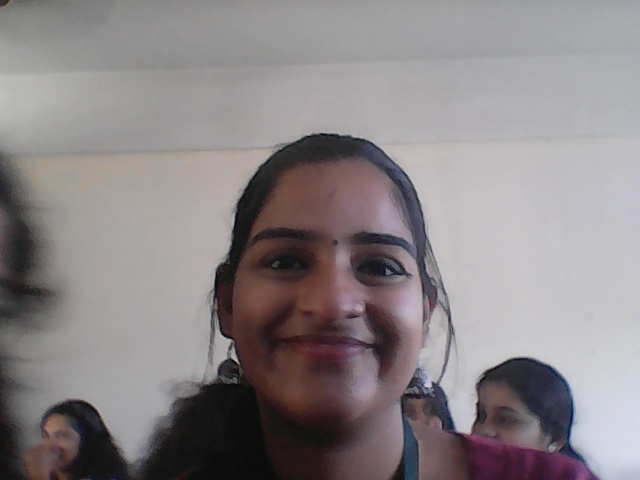
#> input picture attendance-system/dataset/Abhinaya/0.jpg, 640 x 480 px, found by its file name; its folder holds only this picture in this run
$ python preprocess_faces.py
#> lines starting #> are read from the running program, lines starting #| are printed output that depends on the picture
import cv2
import os

# ✅ Define paths
DATASET_PATH = "dataset"
PREPROCESS_PATH = "preprocess_dataset"
IMG_SIZE = 200  # ✅ Fixed size for training

# ✅ Create preprocess dataset folder if it doesn’t exist
os.makedirs(PREPROCESS_PATH, exist_ok=True)

# ✅ Check if dataset exists
if not os.path.exists(DATASET_PATH):
    print("❌ Error: Dataset folder not found!")
    exit(1)

# ✅ Process each student's folder
for student_id in os.listdir(DATASET_PATH):
    student_folder = os.path.join(DATASET_PATH, student_id)

    if not os.path.isdir(student_folder):
        continue  # ✅ Skip non-folder files

    preprocess_student_folder = os.path.join(PREPROCESS_PATH, student_id)
    os.makedirs(preprocess_student_folder, exist_ok=True)  # ✅ Create folder in preprocess dataset

    print(f"📂 Processing images for Student ID: {student_id}")

    for img_name in os.listdir(student_folder):
        img_path = os.path.join(student_folder, img_name)
        preprocess_img_path = os.path.join(preprocess_student_folder, img_name)

        # ✅ Load image
        img = cv2.imread(img_path)
#> img is the input picture: shape (480, 640, 3); mean B, G, R 134.4, 132.6, 138.7
        if img is None:
            print(f"⚠️ Skipping invalid image: {img_path}")
            continue

        # ✅ Convert to grayscale
        gray = cv2.cvtColor(img, cv2.COLOR_BGR2GRAY)
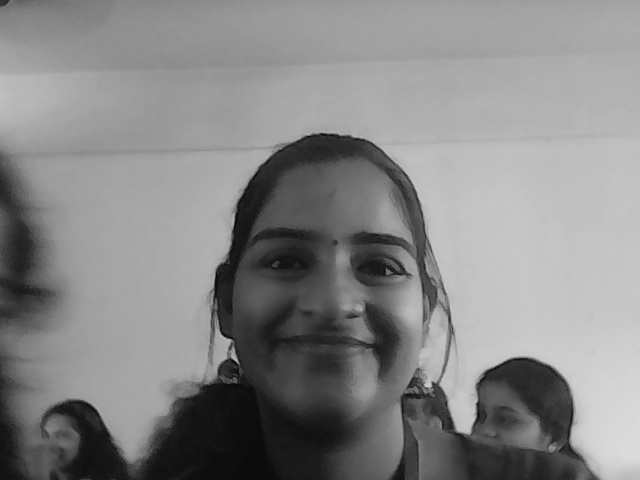
#> gray: shape (480, 640); min 7, max 219, mean 134.7

        # ✅ Resize to uniform size
        resized = cv2.resize(gray, (IMG_SIZE, IMG_SIZE))
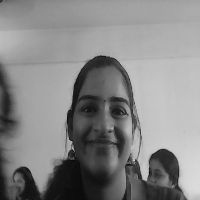
#> resized: shape (200, 200); min 10, max 218, mean 134.6

        # ✅ Save the preprocessed image in the new dataset
        cv2.imwrite(preprocess_img_path, resized)

    print(f"✅ Preprocessing complete for {student_id}\n")
#> pass 2 of the loop `for student_id in os.listdir(DATASET_PATH):`:
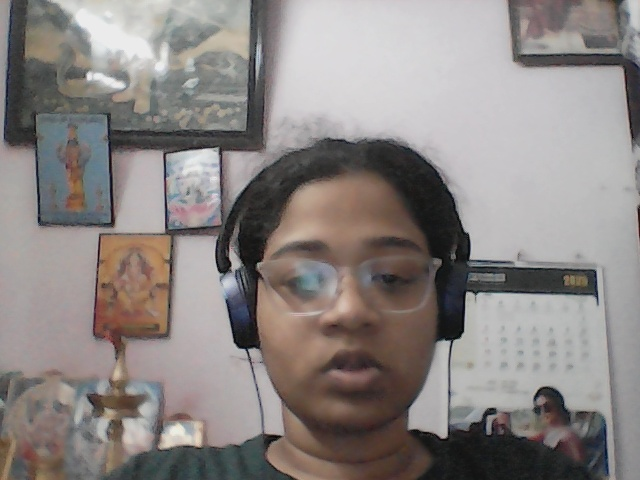
#> input picture attendance-system/dataset/Arya/10.jpg, 640 x 480 px, found by its file name
#> img is the input picture: shape (480, 640, 3); mean B, G, R 131.5, 133.6, 139.8
#> `gray = cv2.cvtColor(img, cv2.COLOR_BGR2GRAY)`:
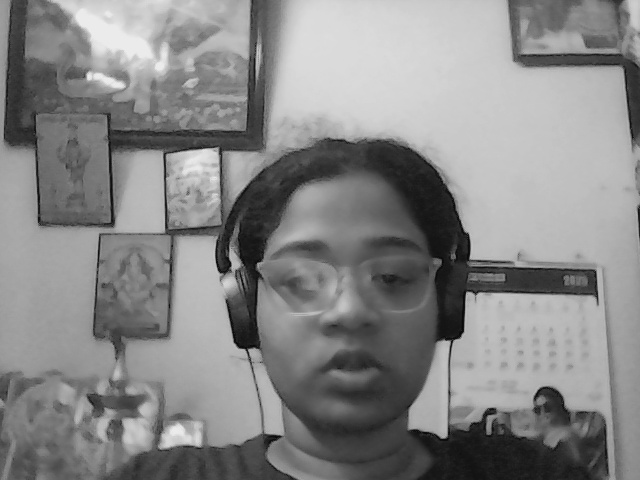
#> gray: shape (480, 640); min 7, max 239, mean 135.2
#> `resized = cv2.resize(gray, (IMG_SIZE, IMG_SIZE))`:
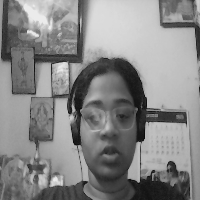
#> resized: shape (200, 200); min 9, max 237, mean 135.2

print("🎉 All images processed and stored in 'preprocess_dataset' successfully!")
